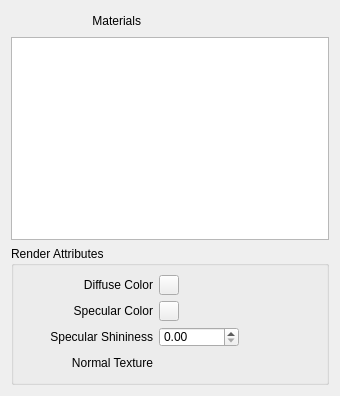
<?xml version="1.0" encoding="UTF-8"?>
<ui version="4.0">
 <class>MaterialLibraryPanel</class>
 <widget class="QWidget" name="MaterialLibraryPanel">
  <property name="geometry">
   <rect>
    <x>0</x>
    <y>0</y>
    <width>340</width>
    <height>396</height>
   </rect>
  </property>
  <property name="sizePolicy">
   <sizepolicy hsizetype="Fixed" vsizetype="Fixed">
    <horstretch>0</horstretch>
    <verstretch>0</verstretch>
   </sizepolicy>
  </property>
  <property name="minimumSize">
   <size>
    <width>340</width>
    <height>0</height>
   </size>
  </property>
  <property name="maximumSize">
   <size>
    <width>340</width>
    <height>16777215</height>
   </size>
  </property>
  <property name="windowTitle">
   <string>Form</string>
  </property>
  <layout class="QGridLayout" name="gridLayout">
   <item row="0" column="0">
    <widget class="QLabel" name="label">
     <property name="sizePolicy">
      <sizepolicy hsizetype="Fixed" vsizetype="Preferred">
       <horstretch>0</horstretch>
       <verstretch>0</verstretch>
      </sizepolicy>
     </property>
     <property name="minimumSize">
      <size>
       <width>130</width>
       <height>0</height>
      </size>
     </property>
     <property name="maximumSize">
      <size>
       <width>130</width>
       <height>16777215</height>
      </size>
     </property>
     <property name="text">
      <string>Materials</string>
     </property>
     <property name="alignment">
      <set>Qt::AlignRight|Qt::AlignTrailing|Qt::AlignVCenter</set>
     </property>
    </widget>
   </item>
   <item row="0" column="1">
    <layout class="QHBoxLayout" name="horizontalLayout">
     <property name="spacing">
      <number>4</number>
     </property>
     <item>
      <widget class="QPushButton" name="btnAddMat">
       <property name="sizePolicy">
        <sizepolicy hsizetype="Fixed" vsizetype="Fixed">
         <horstretch>0</horstretch>
         <verstretch>0</verstretch>
        </sizepolicy>
       </property>
       <property name="minimumSize">
        <size>
         <width>16</width>
         <height>16</height>
        </size>
       </property>
       <property name="maximumSize">
        <size>
         <width>16</width>
         <height>16</height>
        </size>
       </property>
       <property name="text">
        <string/>
       </property>
       <property name="icon">
        <iconset resource="BlastToolBar.qrc">
         <normaloff>:/AppMainWindow/images/Add.png</normaloff>:/AppMainWindow/images/Add.png</iconset>
       </property>
       <property name="flat">
        <bool>true</bool>
       </property>
      </widget>
     </item>
     <item>
      <widget class="QPushButton" name="btnModifyMat">
       <property name="sizePolicy">
        <sizepolicy hsizetype="Fixed" vsizetype="Fixed">
         <horstretch>0</horstretch>
         <verstretch>0</verstretch>
        </sizepolicy>
       </property>
       <property name="minimumSize">
        <size>
         <width>16</width>
         <height>16</height>
        </size>
       </property>
       <property name="maximumSize">
        <size>
         <width>16</width>
         <height>16</height>
        </size>
       </property>
       <property name="text">
        <string/>
       </property>
       <property name="icon">
        <iconset resource="BlastToolBar.qrc">
         <normaloff>:/AppMainWindow/images/EditWrench.png</normaloff>:/AppMainWindow/images/EditWrench.png</iconset>
       </property>
       <property name="flat">
        <bool>true</bool>
       </property>
      </widget>
     </item>
     <item>
      <widget class="QPushButton" name="btnRemoveMat">
       <property name="sizePolicy">
        <sizepolicy hsizetype="Fixed" vsizetype="Fixed">
         <horstretch>0</horstretch>
         <verstretch>0</verstretch>
        </sizepolicy>
       </property>
       <property name="minimumSize">
        <size>
         <width>16</width>
         <height>16</height>
        </size>
       </property>
       <property name="maximumSize">
        <size>
         <width>16</width>
         <height>16</height>
        </size>
       </property>
       <property name="text">
        <string/>
       </property>
       <property name="icon">
        <iconset resource="BlastToolBar.qrc">
         <normaloff>:/AppMainWindow/images/Remove_icon.png</normaloff>:/AppMainWindow/images/Remove_icon.png</iconset>
       </property>
       <property name="flat">
        <bool>true</bool>
       </property>
      </widget>
     </item>
     <item>
      <spacer name="horizontalSpacer">
       <property name="orientation">
        <enum>Qt::Horizontal</enum>
       </property>
       <property name="sizeHint" stdset="0">
        <size>
         <width>40</width>
         <height>20</height>
        </size>
       </property>
      </spacer>
     </item>
    </layout>
   </item>
   <item row="1" column="0" colspan="2">
    <widget class="QListWidget" name="listWidget"/>
   </item>
   <item row="2" column="0" colspan="2">
    <widget class="QGroupBox" name="groupBox">
     <property name="title">
      <string>Render Attributes</string>
     </property>
     <layout class="QGridLayout" name="gridLayout_2">
      <item row="0" column="0">
       <widget class="QLabel" name="label_2">
        <property name="sizePolicy">
         <sizepolicy hsizetype="Fixed" vsizetype="Preferred">
          <horstretch>0</horstretch>
          <verstretch>0</verstretch>
         </sizepolicy>
        </property>
        <property name="minimumSize">
         <size>
          <width>130</width>
          <height>0</height>
         </size>
        </property>
        <property name="maximumSize">
         <size>
          <width>130</width>
          <height>16777215</height>
         </size>
        </property>
        <property name="text">
         <string>Diffuse Color</string>
        </property>
        <property name="alignment">
         <set>Qt::AlignRight|Qt::AlignTrailing|Qt::AlignVCenter</set>
        </property>
       </widget>
      </item>
      <item row="1" column="1">
       <layout class="QHBoxLayout" name="horizontalLayout_3">
        <property name="spacing">
         <number>4</number>
        </property>
        <item>
         <widget class="QPushButton" name="btnSpecularColor">
          <property name="sizePolicy">
           <sizepolicy hsizetype="Fixed" vsizetype="Fixed">
            <horstretch>0</horstretch>
            <verstretch>0</verstretch>
           </sizepolicy>
          </property>
          <property name="minimumSize">
           <size>
            <width>20</width>
            <height>20</height>
           </size>
          </property>
          <property name="maximumSize">
           <size>
            <width>20</width>
            <height>20</height>
           </size>
          </property>
          <property name="text">
           <string/>
          </property>
          <property name="flat">
           <bool>false</bool>
          </property>
         </widget>
        </item>
        <item>
         <widget class="QPushButton" name="btnSpecularColorTex">
          <property name="sizePolicy">
           <sizepolicy hsizetype="Fixed" vsizetype="Fixed">
            <horstretch>0</horstretch>
            <verstretch>0</verstretch>
           </sizepolicy>
          </property>
          <property name="minimumSize">
           <size>
            <width>16</width>
            <height>16</height>
           </size>
          </property>
          <property name="maximumSize">
           <size>
            <width>16</width>
            <height>16</height>
           </size>
          </property>
          <property name="text">
           <string/>
          </property>
          <property name="icon">
           <iconset resource="BlastToolBar.qrc">
            <normaloff>:/AppMainWindow/images/TextureEnabled_icon.png</normaloff>:/AppMainWindow/images/TextureEnabled_icon.png</iconset>
          </property>
          <property name="flat">
           <bool>true</bool>
          </property>
         </widget>
        </item>
        <item>
         <widget class="QPushButton" name="btnSpecularColorTexReload">
          <property name="sizePolicy">
           <sizepolicy hsizetype="Fixed" vsizetype="Fixed">
            <horstretch>0</horstretch>
            <verstretch>0</verstretch>
           </sizepolicy>
          </property>
          <property name="minimumSize">
           <size>
            <width>16</width>
            <height>16</height>
           </size>
          </property>
          <property name="maximumSize">
           <size>
            <width>16</width>
            <height>16</height>
           </size>
          </property>
          <property name="text">
           <string/>
          </property>
          <property name="icon">
           <iconset resource="BlastToolBar.qrc">
            <normaloff>:/AppMainWindow/images/refreshReload.png</normaloff>:/AppMainWindow/images/refreshReload.png</iconset>
          </property>
          <property name="flat">
           <bool>true</bool>
          </property>
         </widget>
        </item>
        <item>
         <widget class="QPushButton" name="btnSpecularColorTexClear">
          <property name="sizePolicy">
           <sizepolicy hsizetype="Fixed" vsizetype="Fixed">
            <horstretch>0</horstretch>
            <verstretch>0</verstretch>
           </sizepolicy>
          </property>
          <property name="minimumSize">
           <size>
            <width>16</width>
            <height>16</height>
           </size>
          </property>
          <property name="maximumSize">
           <size>
            <width>16</width>
            <height>16</height>
           </size>
          </property>
          <property name="text">
           <string/>
          </property>
          <property name="icon">
           <iconset resource="BlastToolBar.qrc">
            <normaloff>:/AppMainWindow/images/Remove_icon.png</normaloff>:/AppMainWindow/images/Remove_icon.png</iconset>
          </property>
          <property name="flat">
           <bool>true</bool>
          </property>
         </widget>
        </item>
        <item>
         <spacer name="horizontalSpacer_3">
          <property name="orientation">
           <enum>Qt::Horizontal</enum>
          </property>
          <property name="sizeHint" stdset="0">
           <size>
            <width>40</width>
            <height>20</height>
           </size>
          </property>
         </spacer>
        </item>
       </layout>
      </item>
      <item row="0" column="1">
       <layout class="QHBoxLayout" name="horizontalLayout_2">
        <property name="spacing">
         <number>4</number>
        </property>
        <item>
         <widget class="QPushButton" name="btnDiffuseColor">
          <property name="sizePolicy">
           <sizepolicy hsizetype="Fixed" vsizetype="Fixed">
            <horstretch>0</horstretch>
            <verstretch>0</verstretch>
           </sizepolicy>
          </property>
          <property name="minimumSize">
           <size>
            <width>20</width>
            <height>20</height>
           </size>
          </property>
          <property name="maximumSize">
           <size>
            <width>20</width>
            <height>20</height>
           </size>
          </property>
          <property name="text">
           <string/>
          </property>
          <property name="flat">
           <bool>false</bool>
          </property>
         </widget>
        </item>
        <item>
         <widget class="QPushButton" name="btnDiffuseColorTex">
          <property name="sizePolicy">
           <sizepolicy hsizetype="Fixed" vsizetype="Fixed">
            <horstretch>0</horstretch>
            <verstretch>0</verstretch>
           </sizepolicy>
          </property>
          <property name="minimumSize">
           <size>
            <width>16</width>
            <height>16</height>
           </size>
          </property>
          <property name="maximumSize">
           <size>
            <width>16</width>
            <height>16</height>
           </size>
          </property>
          <property name="text">
           <string/>
          </property>
          <property name="icon">
           <iconset resource="BlastToolBar.qrc">
            <normaloff>:/AppMainWindow/images/TextureEnabled_icon.png</normaloff>:/AppMainWindow/images/TextureEnabled_icon.png</iconset>
          </property>
          <property name="flat">
           <bool>true</bool>
          </property>
         </widget>
        </item>
        <item>
         <widget class="QPushButton" name="btnDiffuseColorTexReload">
          <property name="sizePolicy">
           <sizepolicy hsizetype="Fixed" vsizetype="Fixed">
            <horstretch>0</horstretch>
            <verstretch>0</verstretch>
           </sizepolicy>
          </property>
          <property name="minimumSize">
           <size>
            <width>16</width>
            <height>16</height>
           </size>
          </property>
          <property name="maximumSize">
           <size>
            <width>16</width>
            <height>16</height>
           </size>
          </property>
          <property name="text">
           <string/>
          </property>
          <property name="icon">
           <iconset resource="BlastToolBar.qrc">
            <normaloff>:/AppMainWindow/images/refreshReload.png</normaloff>:/AppMainWindow/images/refreshReload.png</iconset>
          </property>
          <property name="flat">
           <bool>true</bool>
          </property>
         </widget>
        </item>
        <item>
         <widget class="QPushButton" name="btnDiffuseColorTexClear">
          <property name="sizePolicy">
           <sizepolicy hsizetype="Fixed" vsizetype="Fixed">
            <horstretch>0</horstretch>
            <verstretch>0</verstretch>
           </sizepolicy>
          </property>
          <property name="minimumSize">
           <size>
            <width>16</width>
            <height>16</height>
           </size>
          </property>
          <property name="maximumSize">
           <size>
            <width>16</width>
            <height>16</height>
           </size>
          </property>
          <property name="text">
           <string/>
          </property>
          <property name="icon">
           <iconset resource="BlastToolBar.qrc">
            <normaloff>:/AppMainWindow/images/Remove_icon.png</normaloff>:/AppMainWindow/images/Remove_icon.png</iconset>
          </property>
          <property name="flat">
           <bool>true</bool>
          </property>
         </widget>
        </item>
        <item>
         <spacer name="horizontalSpacer_2">
          <property name="orientation">
           <enum>Qt::Horizontal</enum>
          </property>
          <property name="sizeHint" stdset="0">
           <size>
            <width>40</width>
            <height>20</height>
           </size>
          </property>
         </spacer>
        </item>
       </layout>
      </item>
      <item row="2" column="0">
       <widget class="QLabel" name="label_4">
        <property name="sizePolicy">
         <sizepolicy hsizetype="Fixed" vsizetype="Preferred">
          <horstretch>0</horstretch>
          <verstretch>0</verstretch>
         </sizepolicy>
        </property>
        <property name="minimumSize">
         <size>
          <width>130</width>
          <height>0</height>
         </size>
        </property>
        <property name="maximumSize">
         <size>
          <width>130</width>
          <height>16777215</height>
         </size>
        </property>
        <property name="text">
         <string>Specular Shininess</string>
        </property>
        <property name="alignment">
         <set>Qt::AlignRight|Qt::AlignTrailing|Qt::AlignVCenter</set>
        </property>
       </widget>
      </item>
      <item row="2" column="1">
       <widget class="QDoubleSpinBox" name="spinSpecularShin">
        <property name="sizePolicy">
         <sizepolicy hsizetype="Fixed" vsizetype="Fixed">
          <horstretch>0</horstretch>
          <verstretch>0</verstretch>
         </sizepolicy>
        </property>
        <property name="minimumSize">
         <size>
          <width>80</width>
          <height>20</height>
         </size>
        </property>
        <property name="maximumSize">
         <size>
          <width>80</width>
          <height>20</height>
         </size>
        </property>
       </widget>
      </item>
      <item row="1" column="0">
       <widget class="QLabel" name="label_3">
        <property name="sizePolicy">
         <sizepolicy hsizetype="Fixed" vsizetype="Preferred">
          <horstretch>0</horstretch>
          <verstretch>0</verstretch>
         </sizepolicy>
        </property>
        <property name="minimumSize">
         <size>
          <width>130</width>
          <height>0</height>
         </size>
        </property>
        <property name="maximumSize">
         <size>
          <width>130</width>
          <height>16777215</height>
         </size>
        </property>
        <property name="text">
         <string>Specular Color</string>
        </property>
        <property name="alignment">
         <set>Qt::AlignRight|Qt::AlignTrailing|Qt::AlignVCenter</set>
        </property>
       </widget>
      </item>
      <item row="3" column="0">
       <widget class="QLabel" name="label_5">
        <property name="sizePolicy">
         <sizepolicy hsizetype="Fixed" vsizetype="Preferred">
          <horstretch>0</horstretch>
          <verstretch>0</verstretch>
         </sizepolicy>
        </property>
        <property name="minimumSize">
         <size>
          <width>130</width>
          <height>0</height>
         </size>
        </property>
        <property name="maximumSize">
         <size>
          <width>130</width>
          <height>16777215</height>
         </size>
        </property>
        <property name="text">
         <string>Normal Texture</string>
        </property>
        <property name="alignment">
         <set>Qt::AlignRight|Qt::AlignTrailing|Qt::AlignVCenter</set>
        </property>
       </widget>
      </item>
      <item row="3" column="1">
       <layout class="QHBoxLayout" name="horizontalLayout_4">
        <property name="spacing">
         <number>4</number>
        </property>
        <item>
         <widget class="QPushButton" name="btnNormalColorTex">
          <property name="sizePolicy">
           <sizepolicy hsizetype="Fixed" vsizetype="Fixed">
            <horstretch>0</horstretch>
            <verstretch>0</verstretch>
           </sizepolicy>
          </property>
          <property name="minimumSize">
           <size>
            <width>16</width>
            <height>16</height>
           </size>
          </property>
          <property name="maximumSize">
           <size>
            <width>16</width>
            <height>16</height>
           </size>
          </property>
          <property name="text">
           <string/>
          </property>
          <property name="icon">
           <iconset resource="BlastToolBar.qrc">
            <normaloff>:/AppMainWindow/images/TextureEnabled_icon.png</normaloff>:/AppMainWindow/images/TextureEnabled_icon.png</iconset>
          </property>
          <property name="flat">
           <bool>true</bool>
          </property>
         </widget>
        </item>
        <item>
         <widget class="QPushButton" name="btnNormalColorTexReload">
          <property name="sizePolicy">
           <sizepolicy hsizetype="Fixed" vsizetype="Fixed">
            <horstretch>0</horstretch>
            <verstretch>0</verstretch>
           </sizepolicy>
          </property>
          <property name="minimumSize">
           <size>
            <width>16</width>
            <height>16</height>
           </size>
          </property>
          <property name="maximumSize">
           <size>
            <width>16</width>
            <height>16</height>
           </size>
          </property>
          <property name="text">
           <string/>
          </property>
          <property name="icon">
           <iconset resource="BlastToolBar.qrc">
            <normaloff>:/AppMainWindow/images/refreshReload.png</normaloff>:/AppMainWindow/images/refreshReload.png</iconset>
          </property>
          <property name="flat">
           <bool>true</bool>
          </property>
         </widget>
        </item>
        <item>
         <widget class="QPushButton" name="btnNormalColorTexClear">
          <property name="sizePolicy">
           <sizepolicy hsizetype="Fixed" vsizetype="Fixed">
            <horstretch>0</horstretch>
            <verstretch>0</verstretch>
           </sizepolicy>
          </property>
          <property name="minimumSize">
           <size>
            <width>16</width>
            <height>16</height>
           </size>
          </property>
          <property name="maximumSize">
           <size>
            <width>16</width>
            <height>16</height>
           </size>
          </property>
          <property name="text">
           <string/>
          </property>
          <property name="icon">
           <iconset resource="BlastToolBar.qrc">
            <normaloff>:/AppMainWindow/images/Remove_icon.png</normaloff>:/AppMainWindow/images/Remove_icon.png</iconset>
          </property>
          <property name="flat">
           <bool>true</bool>
          </property>
         </widget>
        </item>
        <item>
         <spacer name="horizontalSpacer_4">
          <property name="orientation">
           <enum>Qt::Horizontal</enum>
          </property>
          <property name="sizeHint" stdset="0">
           <size>
            <width>40</width>
            <height>20</height>
           </size>
          </property>
         </spacer>
        </item>
       </layout>
      </item>
     </layout>
    </widget>
   </item>
  </layout>
 </widget>
 <tabstops>
  <tabstop>btnNormalColorTexClear</tabstop>
  <tabstop>btnModifyMat</tabstop>
  <tabstop>btnRemoveMat</tabstop>
  <tabstop>listWidget</tabstop>
  <tabstop>btnDiffuseColor</tabstop>
  <tabstop>btnDiffuseColorTex</tabstop>
  <tabstop>btnDiffuseColorTexReload</tabstop>
  <tabstop>btnDiffuseColorTexClear</tabstop>
  <tabstop>btnSpecularColor</tabstop>
  <tabstop>btnAddMat</tabstop>
  <tabstop>btnSpecularColorTex</tabstop>
  <tabstop>btnSpecularColorTexReload</tabstop>
  <tabstop>btnSpecularColorTexClear</tabstop>
  <tabstop>spinSpecularShin</tabstop>
  <tabstop>btnNormalColorTex</tabstop>
  <tabstop>btnNormalColorTexReload</tabstop>
 </tabstops>
 <resources>
  <include location="BlastToolBar.qrc"/>
 </resources>
 <connections/>
</ui>
